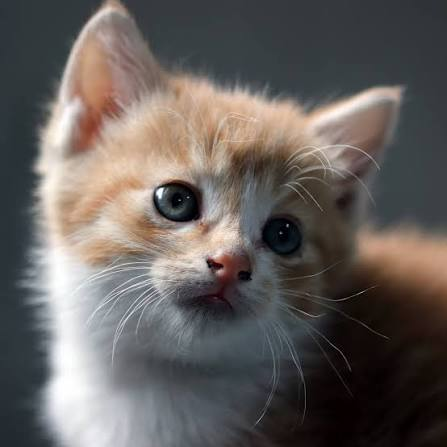
#> input picture task4/image_cat.jpg, 447 x 447 px
$ python slicing_image.py
#> lines starting #> are read from the running program, lines starting #| are printed output that depends on the picture
import os

import numpy as np
from PIL import Image

os.makedirs("images", exist_ok=True)

# Load the photo as grayscale, so it is a 2D matrix of values 0-255.
# Both the Python and the C++ program start from this same input.png.
img = np.array(Image.open("../../image_cat.jpg").convert("L"))
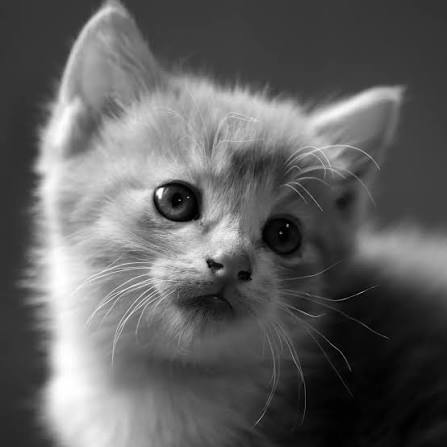
#> img: shape (447, 447); min 0, max 255, mean 97.3
Image.fromarray(img).save("images/input.png")
h, w = img.shape
#> h = 447; w = 447

cases = {
    "crop":           img[h // 4 : 3 * h // 4, w // 4 : 3 * w // 4],
    "downsample":     img[::4, ::4],
    "flip_h":         img[:, ::-1],
    "flip_v":         img[::-1, :],
    "negative_index": img[-(h // 2):, -(w // 2):],
}

print(f"input: {h} x {w}")
#| input: 447 x 447
for name, result in cases.items():
    Image.fromarray(result).save(f"images/numpy_{name}.png")
    print(f"{name}: {result.shape[0]} x {result.shape[1]}")
#> this loop made 5 passes
#> name on passes 1 to 5: 'crop', 'downsample', 'flip_h', 'flip_v', 'negative_index'
#| crop: 224 x 224
#| downsample: 112 x 112
#| flip_h: 447 x 447
#| flip_v: 447 x 447
#| negative_index: 223 x 223
#> pass 1, `Image.fromarray(result).save(f"images/numpy_{name}.png")`:
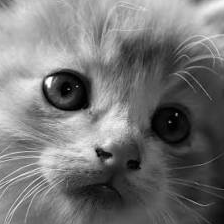
#> saved as numpy_crop.png: PIL image 224x224 L; min 0, max 254, mean 116.5
#> pass 2, `Image.fromarray(result).save(f"images/numpy_{name}.png")`:
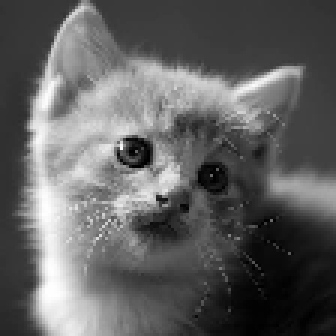
#> saved as numpy_downsample.png: PIL image 112x112 L (shown 3 times larger); min 1, max 255, mean 97
